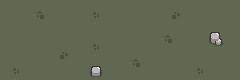

A 2D game scene composited from a Tiled map and its tileset images. What follows is a short description and the map's XML, with every tile layer's data as written:
An orthogonal 30x10 tile map with 8x8 px tiles, 1 tile layer (Calque de Tuiles 1).

<map version="1.8" tiledversion="1.8.4" orientation="orthogonal" renderorder="right-down" width="30" height="10" tilewidth="8" tileheight="8" infinite="0" nextlayerid="2" nextobjectid="1">
 <tileset firstgid="1" source="stock/cbon.tsx" />
 <layer id="1" name="Calque de Tuiles 1" width="30" height="10">
  <data encoding="csv">
2977,2978,2977,2978,2977,2978,2977,2978,2977,2978,2977,2978,2977,2978,2977,2978,2977,2978,2977,2978,2977,2978,2977,2978,2977,2978,2977,2978,2977,2978,
3041,3042,3041,3042,2313,2314,3041,3042,3041,3042,3041,2185,2186,3042,3041,3042,3041,3042,3041,3042,3041,2315,2316,3042,3041,3042,3041,3042,3041,3042,
2977,2978,2977,2978,2377,2378,2977,2978,2977,2978,2977,2249,2250,2978,2977,2978,2977,2978,2977,2978,2977,2379,2380,2978,2977,2978,2977,2978,2977,2978,
3041,3042,3041,3042,3041,3042,3041,3042,3041,3042,3041,3042,3041,3042,3041,3042,3041,3042,3041,3042,3041,3042,3041,3042,3041,3042,3041,3042,3041,3042,
2977,2978,2977,2978,2977,2978,2977,2978,2977,2978,2977,2978,2977,2978,2977,2978,2977,2978,2977,2978,2313,2314,2977,2978,2977,2978,2574,2575,2977,2978,
3041,3042,3041,3042,3041,3042,3041,3042,3041,3042,3041,2185,2186,3042,3041,3042,3041,3042,3041,3042,2377,2378,3041,3042,3041,3042,2638,2639,3041,3042,
2977,2978,2977,2978,2977,2978,2977,2315,2316,2978,2977,2249,2250,2978,2977,2978,2977,2978,2977,2978,2977,2978,2977,2978,2977,2978,2977,2978,2977,2978,
3041,3042,3041,3042,3041,3042,3041,2379,2380,3042,3041,3042,3041,3042,3041,3042,2313,2314,3041,3042,3041,3042,3041,3042,3041,3042,3041,3042,3041,3042,
2977,2185,2186,2978,2977,2978,2977,2978,2977,2978,2977,2572,2573,2978,2977,2978,2377,2378,2977,2978,2977,2978,2977,2978,2185,2186,2977,2978,2977,2978,
3041,2249,2250,3042,3041,3042,3041,3042,3041,3042,3041,2636,2637,3042,3041,3042,3041,3042,3041,3042,3041,3042,3041,3042,2249,2250,3041,3042,3041,3042
</data>
 </layer>
</map>
